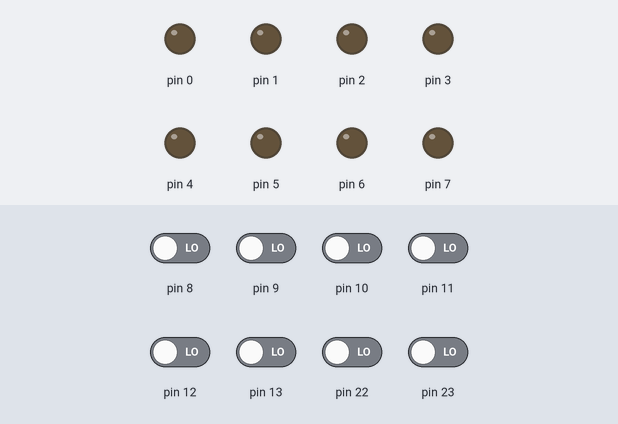
This sketch was run on a simulated Arduino Uno, built with avr-gcc and run on an emulated ATmega328P. Parts: output pins drawn as LEDs (lit = HIGH). Inputs (shaded band) come from the test bench; at power-on: pin 8–13, pin 22, pin 23 LOW.

Above: at 1.2 s.
1.3 s: pin 10 driven HIGH
At 2.1 s:
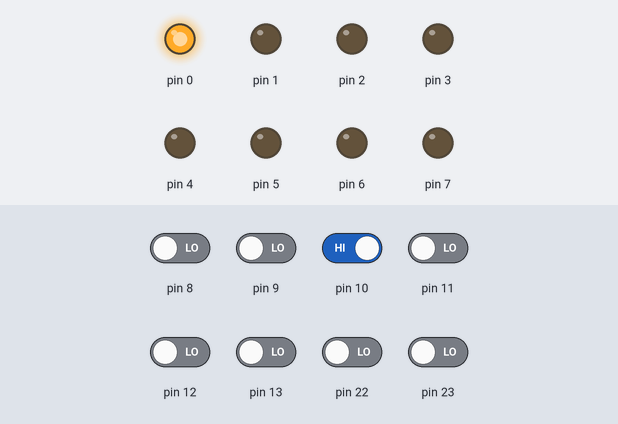
4.3 s: pin 8 driven HIGH
At 7.1 s:
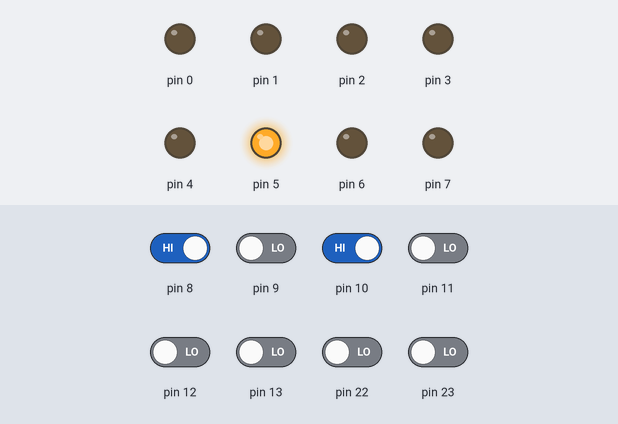
7.3 s: pin 11 driven HIGH
At 8.0 s:
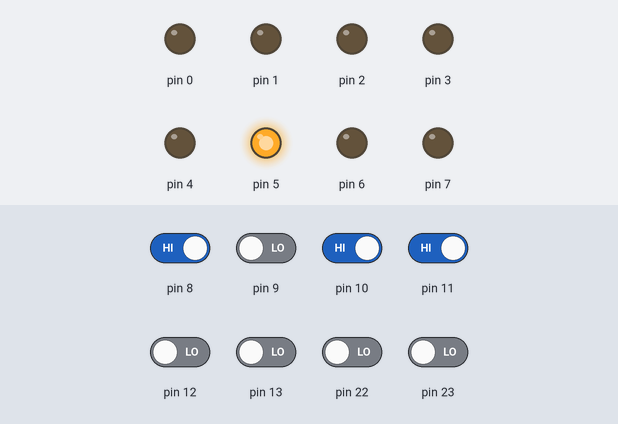
8.8 s: pin 11 driven LOW
At 9.4 s:
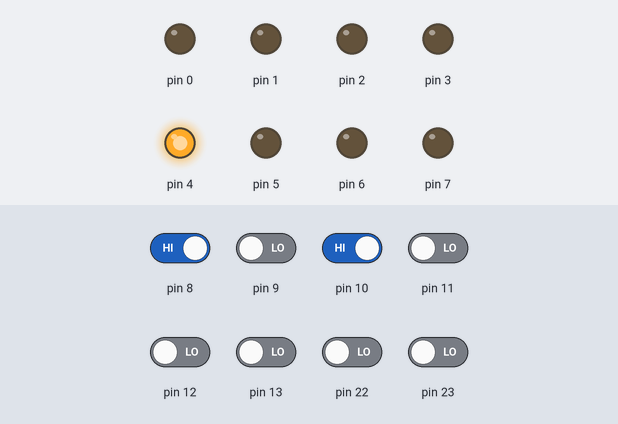
11.8 s: pin 8 driven LOW
At 13.6 s:
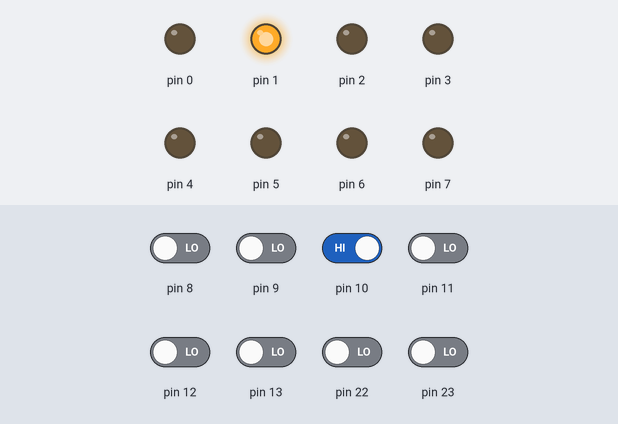
14.8 s: pin 9 driven HIGH
At 15.2 s:
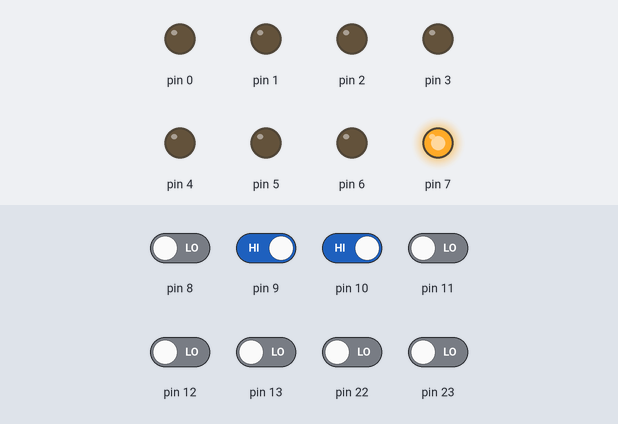
Timing chart, 0 to 18.8 s (numbered marks = the images above; inputs shaded):
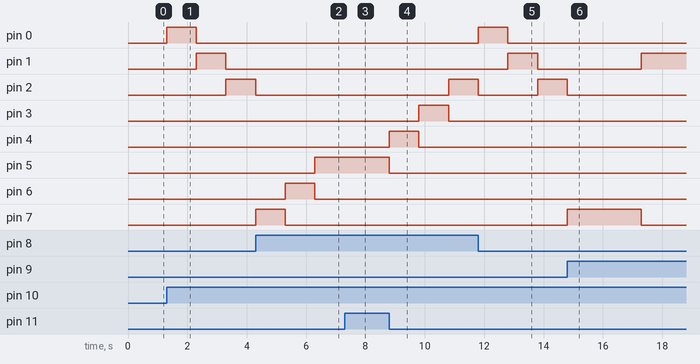

The sketch:

part2.ino
```cpp
// Pattern 1
byte timer1 = B00000001;
boolean flag1 = true;

// Pattern 2
byte timer2 = B10000000;
boolean flag2 = true;

// Pattern 3
int counter1 = 0;
byte timer3 = B10000000;
byte timer4 = B00000010;

// Pattern 4
byte timer5 = B00000001;
boolean flag3 = true;

void setup()
{
	DDRB = B00000000;
  	DDRD = B11111111;
  	//Serial.begin(9600);
}

void loop()
{
  if(PINB == 4){
    //Serial.println("LL");
    timer2 = B10000000;
    flag2 = true;
    counter1 = 0;
    timer3 = B10000000;
	timer4 = B00000010;
	timer5 = B00000001;
	flag3 = true;

    PORTD = timer1;
    delay(1000);
    if(flag1){
      timer1 *= 2;
      if(timer1 == B10000000){
      	flag1 = false;
      }
    }else{
    	timer1 /= 2;
      	if(timer1 == B00000001){
      	flag1 = true;
      }
    }
  }else if(PINB == 5){
    //Serial.println("LH");
  	timer1 = B00000001;
    flag1 = true;
    counter1 = 0;
    timer3 = B10000000;
	timer4 = B00000010;
	timer5 = B00000001;
	flag3 = true;

    PORTD = timer2;
    delay(1000);
    if(flag2){
    	timer2 /= 2;
      if(timer2 == B00000001){
      	flag2 = false;
      }
    }else{
    	timer2 = B10000000;
      	flag2 = true;
    }
  }else if(PINB == 6){
    //Serial.println("HL");
    timer1 = B00000001;
    flag1 = true;
    timer2 = B10000000;
    flag2 = true;
	timer5 = B00000001;
	flag3 = true;

    if(timer3 == 0){
    	timer3 = B10000000;
    }else if(timer4 == 0){
    	timer4 = B00000010;
    }

    if(counter1 % 2 == 0){
    	PORTD = timer3;
      	timer3 /= 4;
      	counter1++;
    }else if(counter1 % 2 == 1){
    	PORTD = timer4;
      	timer4 *= 4;
      	counter1++;
    }

    delay(2500);
  }else if(PINB == 7){
    //Serial.println("HH");
  	timer1 = B00000001;
    flag1 = true;
    timer2 = B10000000;
    flag2 = true;
    counter1 = 0;
    timer3 = B10000000;
    timer4 = B00000010;

    PORTD = timer5;
    if(flag3){
      timer5 *= 2;
      if(timer5 == B00001000){
        flag3 = false;
      }
      else if(timer5 == B00000000){
        timer5 = B00000001;
      }
    }
    else{
      timer5 /= 2;
      if(timer5 == B00000000){
        timer5 = B10000000;
      }
      else if(timer5 == B00010000){
      	flag3 = true;
      }
    }

    delay(3000);
  }
}
```

Measured:
- after the input at 1.3 s, pin 0: LOW → HIGH at once, → LOW 1.0 s later; pin 1: LOW → HIGH after 1.0 s, → LOW 1.0 s later; pin 2: LOW → HIGH after 2.0 s
- after the input at 4.3 s, pin 3: stays LOW (without the input it goes to HIGH after 0.00 s); pin 4: stays LOW (without the input it goes to HIGH after 1.0 s); pin 6: LOW → HIGH after 1.0 s, → LOW 1.0 s later; pin 7: LOW → HIGH at once, → LOW 1.0 s later
- after the input at 7.3 s, pin 3: stays LOW (without the input it goes to HIGH after 1.0 s); pin 4: stays LOW (without the input it goes to HIGH after 0.00 s); pin 5: stays HIGH (without the input it goes to LOW after 0.00 s)
- after the input at 8.8 s, pin 2: LOW → HIGH after 2.0 s; pin 3: LOW → HIGH after 1.0 s, → LOW 1.0 s later; pin 4: LOW → HIGH at once, → LOW 1.0 s later; pin 5: HIGH → LOW at once
- after the input at 11.8 s, pin 7: stays LOW (without the input it goes to HIGH after 2.0 s)
- after the input at 14.8 s, pin 1: LOW → HIGH after 2.5 s; pin 3: stays LOW (without the input it goes to HIGH after 0.00 s); pin 4: stays LOW (without the input it goes to HIGH after 1.0 s); pin 5: stays LOW (without the input it goes to HIGH after 2.0 s); pin 6: stays LOW (without the input it goes to HIGH after 3.0 s)
